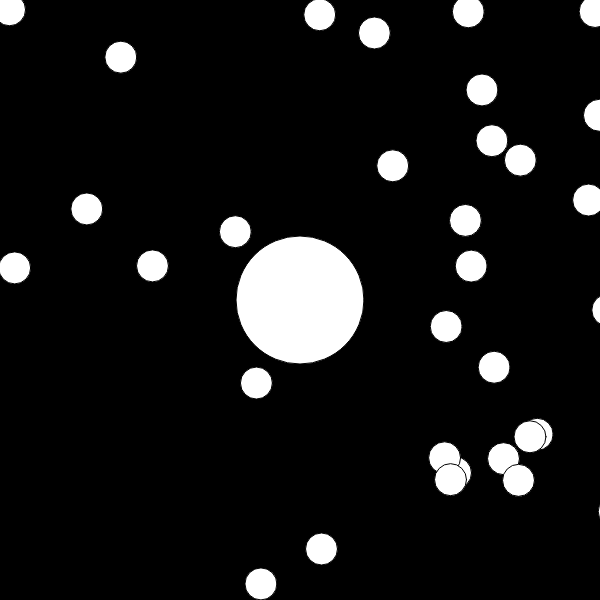
Frame 1 (no input)
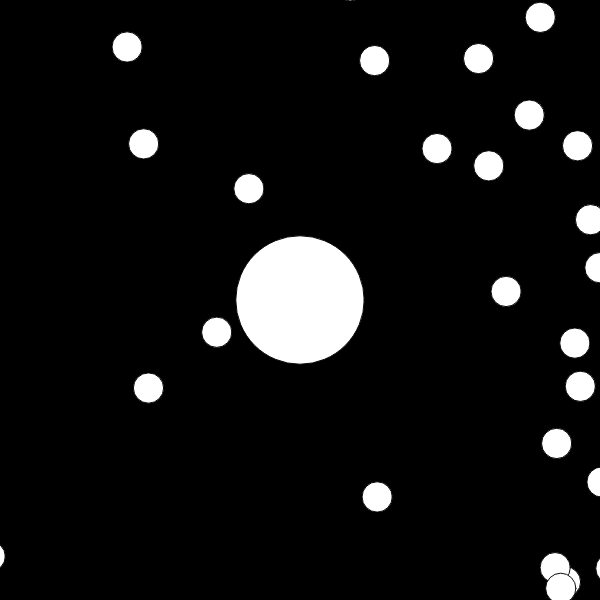
Frame 60 (no input)
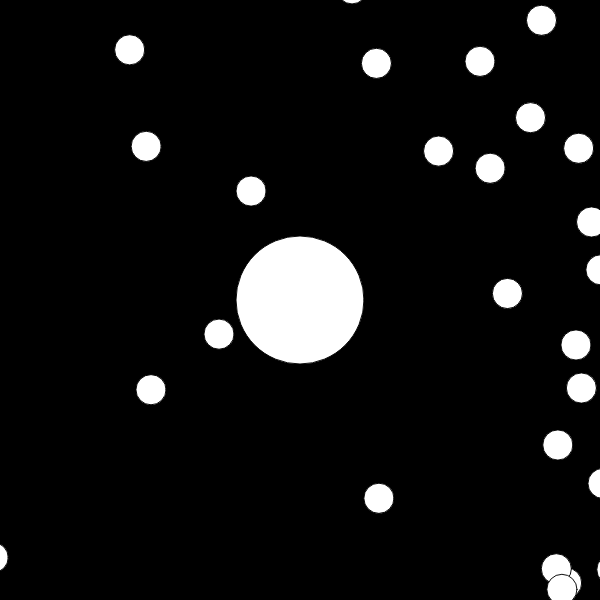
Frame 120 (the mouse pressed at the canvas centre since frame 60)

The p5.js sketch that drew these frames (run headless with seeded random() and noise() and a simulated clock; from frame 60 on, the mouse is pressed at the canvas centre):

// p5.js sketch
// ── sketch.js
var blob;

var blobs = [];
var zoom = 1;

function setup() {
    createCanvas(600, 600);
    blob = new Blob(0, 0, 64);
    for (var i = 0; i < 100; i++) {
        var x = random(-width,width);
        var y = random(-height,height);
        blobs[i] = new Blob(x, y, 16);
    }
}

function draw(){
    background(0);

    translate(width/2, height/2);
    var newzoom = 64 / blob.r;
    zoom = lerp(zoom, newzoom, 0.1);
    scale(zoom);
    translate(-blob.pos.x, -blob.pos.y);

    for(var i = blobs.length-1; i >=0 ; i--){
        blobs[i].show();
        if(blob.eats(blobs[i])){
            blobs.splice(i, 1);
        }
    }

    blob.show();
    blob.update();
}

// ── blob.js
function Blob(x, y, r){
    this.pos = createVector(x, y);
    this.r = r;
    this.vel = createVector(0,0);

    this.update = function() {
        var vel = createVector(mouseX-width/2, mouseY-height/2);
        vel.setMag(3);
        this.pos.add(vel);
    }
    this.eats = function(other){
        var d = p5.Vector.dist(this.pos, other.pos)
        if(d < this.r + other.r){
            var sum = PI * this.r * this.r + PI * other.r * other.r;
            this.r = sqrt(sum/ PI);
            //this.r += other.r*0.2;
            return true;
        }
        else{
            return false;
        }
    }
    this.show = function(){
        fill(255);
        ellipse(this.pos.x, this.pos.y, this.r*2, this.r*2);
    }
}
